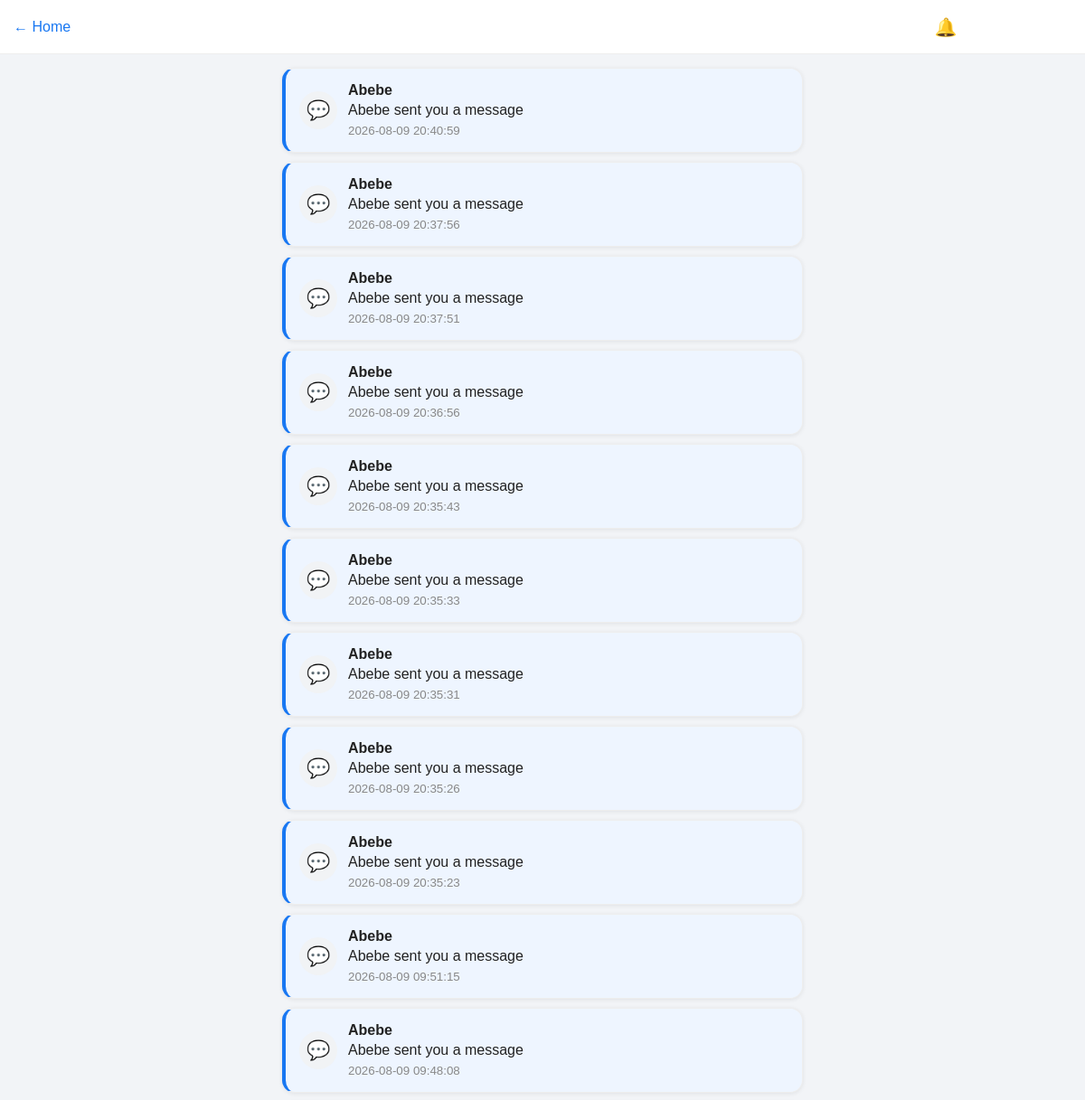
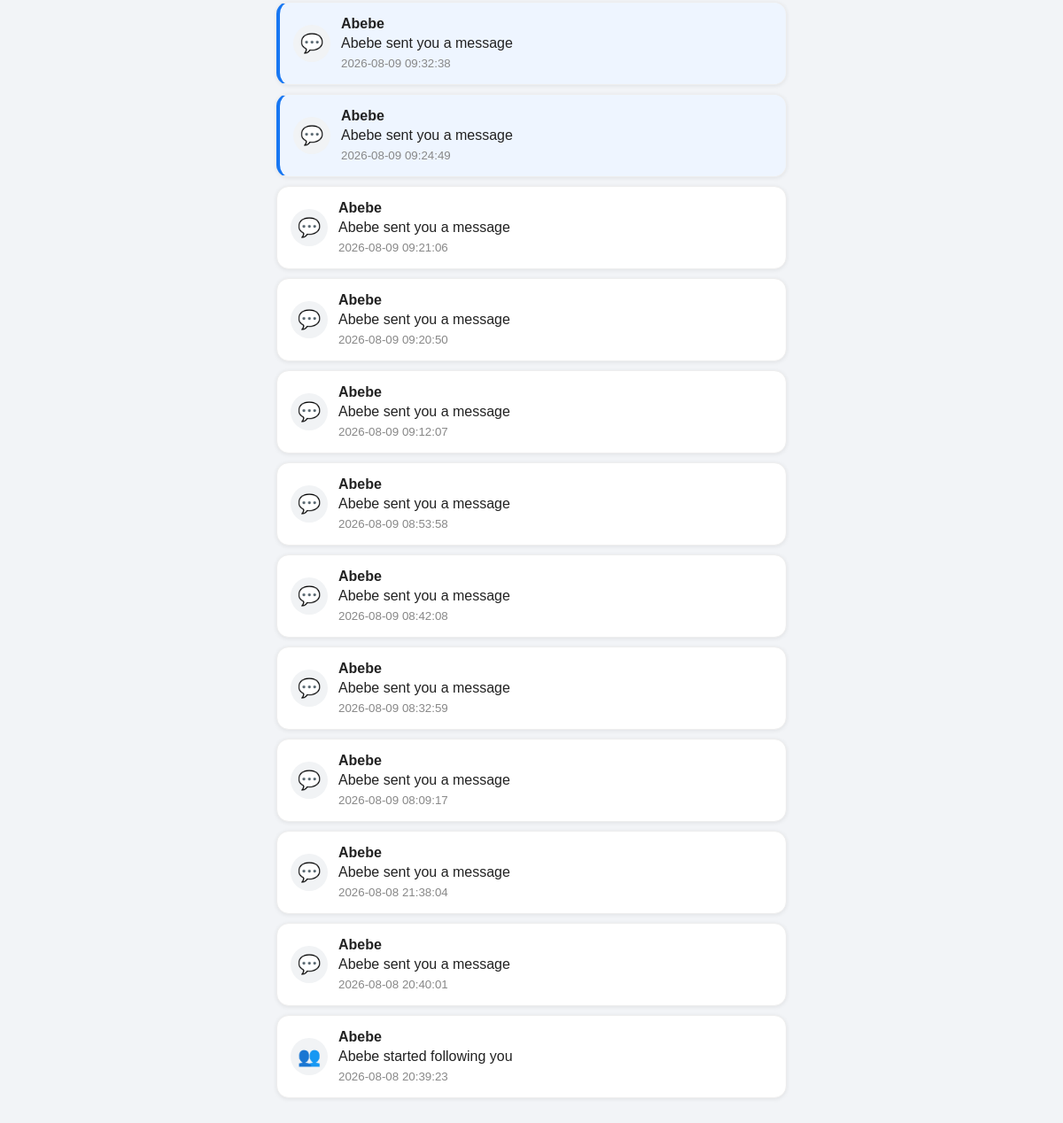
Page /notifications (signed in) on the committed database (2 pictures, top to bottom).
### tables this page shows
CREATE TABLE notifications (
    id INTEGER PRIMARY KEY AUTOINCREMENT,
    username TEXT NOT NULL,
    sender TEXT NOT NULL,
    type TEXT NOT NULL,
    message TEXT NOT NULL,
    read INTEGER DEFAULT 0,
    created_at TIMESTAMP DEFAULT CURRENT_TIMESTAMP
);

### server.py (the view)
@app.route("/notifications")
def notifications():
    if "username" not in session:
        return redirect("/login")
    conn = db()
    items = conn.execute(
        """
        SELECT *
        FROM notifications
        WHERE username = ?
        ORDER BY id DESC
        """,
        (session["username"],)
    ).fetchall()
    conn.execute(
        """
        UPDATE notifications
        SET read = 1
        WHERE username = ?
        """,
        (session["username"],)
    )
    conn.commit()
    conn.close()
    return render_template(
        "notifications.html",
        notifications=items
    )

### server.py (called while the page is built)
def db():
    conn = sqlite3.connect(
        "social.db"
    )
    conn.row_factory = sqlite3.Row
    return conn

### templates/notifications.html (shortened to what this page needs)
<!DOCTYPE html>
<html lang="en">
<head>
    <link
        rel="stylesheet"
        href="/static/style.css"
    >
</head>
<body>
<header class="top-header">
    <a href="/" class="back-link">← Home</a>
    <h2>🔔 Notifications</h2>
</header>
<main class="notifications-page">
    {% if notifications %}
        {% for notification in notifications %}
            <div
                class="notification {% if notification['read'] == 0 %}unread{% endif %}"
            >
                <div class="notification-icon">
                    {% if notification["type"] == "follow" %}
                        👥
                    {% elif notification["type"] == "message" %}
                        💬
                    {% elif notification["type"] == "like" %}
                        ❤️
                    {% elif notification["type"] == "comment" %}
                        💬
                    {% else %}
                        🔔
                    {% endif %}
                </div>
                <div class="notification-content">
                    <strong>
                        {{ notification["sender"] }}
                    </strong>
                    <p>
                        {{ notification["message"] }}
                    </p>
                    <small>
                        {{ notification["created_at"] }}
                    </small>
                </div>
            </div>
        {% endfor %}
    {% endif %}
</main>
</body>
</html>

### static/style.css (style rules this page uses)
* { box-sizing: border-box; margin: 0; padding: 0; }
body { font-family: Arial, sans-serif; background: #f2f4f7; color: #222; padding-bottom: 70px; }
header { background: #1877f2; color: white; padding: 15px 20px; display: flex; justify-content: space-between; align-items: center; position: sticky; top: 0; z-index: 10; }
header h2 { font-size: 22px; }
main { max-width: 600px; margin: 15px auto; padding: 0 10px; }
.notification { display: flex; align-items: center; gap: 10px; padding: 15px; margin: 10px 0; border-radius: 12px; background: white; box-shadow: 0 1px 5px rgba(0,0,0,0.08); }
.notification small { margin-left: auto; color: #777; }
body { padding-bottom: 75px; }
.top-header { height: 60px; padding: 0 15px; display: flex; align-items: center; gap: 15px; background: white; border-bottom: 1px solid #eee; }
.top-header h2 { margin: 0; font-size: 20px; }
.back-link { text-decoration: none; color: #1877f2; font-size: 16px; }
.notifications-page { max-width: 600px; margin: 15px auto; padding: 0 12px; }
.notification { display: flex; gap: 12px; padding: 15px; margin-bottom: 8px; border-radius: 14px; background: white; border: 1px solid #eee; }
.notification.unread { background: #eef5ff; border-left: 4px solid #1877f2; }
.notification-icon { width: 42px; height: 42px; border-radius: 50%; background: #f1f3f5; display: flex; align-items: center; justify-content: center; font-size: 21px; flex-shrink: 0; }
.notification-content p { margin: 4px 0; }
.notification-content small { color: #888; }

### rows in the picture
notifications: sender "Abebe", message "Abebe sent you a message", created_at "2026-08-09 20:40:59"
notifications: sender "Abebe", message "Abebe sent you a message", created_at "2026-08-09 20:37:56"
notifications: sender "Abebe", message "Abebe sent you a message", created_at "2026-08-09 20:37:51"
notifications: sender "Abebe", message "Abebe sent you a message", created_at "2026-08-09 20:36:56"
notifications: sender "Abebe", message "Abebe sent you a message", created_at "2026-08-09 20:35:43"
notifications: sender "Abebe", message "Abebe sent you a message", created_at "2026-08-09 20:35:33"
notifications: sender "Abebe", message "Abebe sent you a message", created_at "2026-08-09 20:35:31"
notifications: sender "Abebe", message "Abebe sent you a message", created_at "2026-08-09 20:35:26"
notifications: sender "Abebe", message "Abebe sent you a message", created_at "2026-08-09 20:35:23"
notifications: sender "Abebe", message "Abebe sent you a message", created_at "2026-08-09 09:51:15"
notifications: sender "Abebe", message "Abebe sent you a message", created_at "2026-08-09 09:48:08"
notifications: sender "Abebe", message "Abebe sent you a message", created_at "2026-08-09 09:32:38"
notifications: sender "Abebe", message "Abebe sent you a message", created_at "2026-08-09 09:24:49"
notifications: sender "Abebe", message "Abebe sent you a message", created_at "2026-08-09 09:21:06"
notifications: sender "Abebe", message "Abebe sent you a message", created_at "2026-08-09 09:20:50"
notifications: sender "Abebe", message "Abebe sent you a message", created_at "2026-08-09 09:12:07"
notifications: sender "Abebe", message "Abebe sent you a message", created_at "2026-08-09 08:53:58"
notifications: sender "Abebe", message "Abebe sent you a message", created_at "2026-08-09 08:42:08"
notifications: sender "Abebe", message "Abebe sent you a message", created_at "2026-08-09 08:32:59"
notifications: sender "Abebe", message "Abebe sent you a message", created_at "2026-08-09 08:09:17"
notifications: sender "Abebe", message "Abebe sent you a message", created_at "2026-08-08 21:38:04"
notifications: sender "Abebe", message "Abebe sent you a message", created_at "2026-08-08 20:40:01"
notifications: sender "Abebe", message "Abebe started following you", created_at "2026-08-08 20:39:23"
